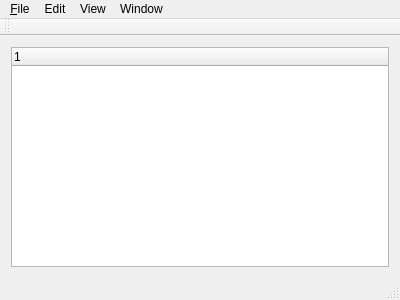
<?xml version="1.0" encoding="UTF-8"?>
<ui version="4.0">
 <class>MainWindow</class>
 <widget class="QMainWindow" name="MainWindow">
  <property name="geometry">
   <rect>
    <x>0</x>
    <y>0</y>
    <width>400</width>
    <height>300</height>
   </rect>
  </property>
  <property name="windowTitle">
   <string>MainWindow</string>
  </property>
  <widget class="QWidget" name="centralWidget">
   <layout class="QGridLayout" name="gridLayout">
    <item row="0" column="0">
     <widget class="QTreeWidget" name="treeWidget">
      <column>
       <property name="text">
        <string notr="true">1</string>
       </property>
      </column>
     </widget>
    </item>
   </layout>
  </widget>
  <widget class="QMenuBar" name="menuBar">
   <property name="geometry">
    <rect>
     <x>0</x>
     <y>0</y>
     <width>400</width>
     <height>21</height>
    </rect>
   </property>
   <widget class="QMenu" name="menu_File">
    <property name="title">
     <string>&amp;File</string>
    </property>
    <addaction name="actionNew"/>
    <addaction name="actionOpen"/>
    <addaction name="actionSave"/>
    <addaction name="actionClose"/>
   </widget>
   <widget class="QMenu" name="menuEdit">
    <property name="title">
     <string>Edit</string>
    </property>
    <addaction name="actionCopy"/>
    <addaction name="actionPaste"/>
   </widget>
   <widget class="QMenu" name="menuWindow">
    <property name="title">
     <string>Window</string>
    </property>
    <addaction name="actionNext"/>
    <addaction name="actionPrevious"/>
   </widget>
   <widget class="QMenu" name="menuView">
    <property name="title">
     <string>View</string>
    </property>
    <widget class="QMenu" name="menuToolbars">
     <property name="title">
      <string>Toolbars</string>
     </property>
     <widget class="QMenu" name="menuDrawing">
      <property name="title">
       <string>Drawing</string>
      </property>
      <addaction name="actionLine"/>
      <addaction name="actionSpline"/>
      <addaction name="actionCircle"/>
     </widget>
     <addaction name="menuDrawing"/>
     <addaction name="actionShapes"/>
    </widget>
    <widget class="QMenu" name="menuDocks">
     <property name="title">
      <string>Docks</string>
     </property>
     <addaction name="actionObject_inspector"/>
     <addaction name="actionDocument_tree"/>
    </widget>
    <addaction name="menuToolbars"/>
    <addaction name="menuDocks"/>
   </widget>
   <addaction name="menu_File"/>
   <addaction name="menuEdit"/>
   <addaction name="menuView"/>
   <addaction name="menuWindow"/>
  </widget>
  <widget class="QToolBar" name="mainToolBar">
   <attribute name="toolBarArea">
    <enum>TopToolBarArea</enum>
   </attribute>
   <attribute name="toolBarBreak">
    <bool>false</bool>
   </attribute>
  </widget>
  <widget class="QStatusBar" name="statusBar"/>
  <action name="actionNew">
   <property name="text">
    <string>new</string>
   </property>
  </action>
  <action name="actionOpen">
   <property name="text">
    <string>open</string>
   </property>
  </action>
  <action name="actionSave">
   <property name="text">
    <string>save</string>
   </property>
  </action>
  <action name="actionClose">
   <property name="text">
    <string>close</string>
   </property>
  </action>
  <action name="actionCopy">
   <property name="text">
    <string>copy</string>
   </property>
  </action>
  <action name="actionPaste">
   <property name="text">
    <string>paste</string>
   </property>
  </action>
  <action name="actionNext">
   <property name="text">
    <string>Next</string>
   </property>
  </action>
  <action name="actionPrevious">
   <property name="text">
    <string>Previous</string>
   </property>
  </action>
  <action name="actionShapes">
   <property name="text">
    <string>Shapes</string>
   </property>
  </action>
  <action name="actionLine">
   <property name="text">
    <string>Line</string>
   </property>
  </action>
  <action name="actionSpline">
   <property name="text">
    <string>Spline</string>
   </property>
  </action>
  <action name="actionCircle">
   <property name="text">
    <string>Circle</string>
   </property>
  </action>
  <action name="actionObject_inspector">
   <property name="text">
    <string>Object inspector</string>
   </property>
  </action>
  <action name="actionDocument_tree">
   <property name="text">
    <string>Document tree</string>
   </property>
  </action>
 </widget>
 <layoutdefault spacing="6" margin="11"/>
 <resources/>
 <connections/>
</ui>
